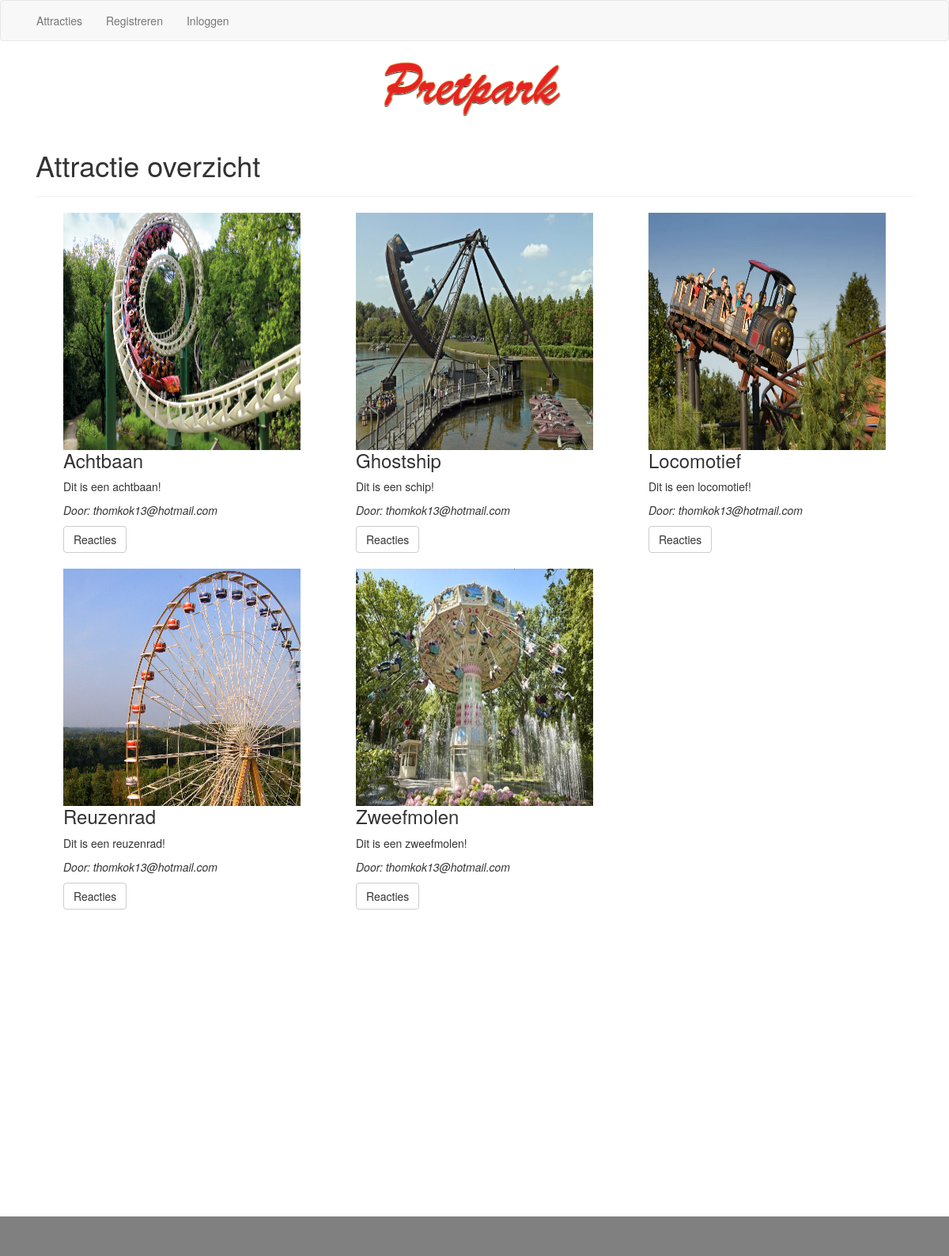
The page / on the database its author committed.
### tables this page shows
CREATE TABLE IF NOT EXISTS `attractie` (
  `idattractie` INT NOT NULL AUTO_INCREMENT,
  `idgebruiker` INT NOT NULL,
  `titel` VARCHAR(45) NOT NULL,
  `omschrijving` VARCHAR(250) NOT NULL,
  `urlfoto` LONGTEXT NULL,
  PRIMARY KEY (`idattractie`, `idgebruiker`),
  INDEX `attractie_gebruiker_idx` (`idgebruiker` ASC),
  CONSTRAINT `attractie_gebruiker`
    FOREIGN KEY (`idgebruiker`)
    REFERENCES `gebruiker` (`idgebruiker`)
    ON DELETE NO ACTION
    ON UPDATE NO ACTION);

CREATE TABLE IF NOT EXISTS `gebruiker` (
  `idgebruiker` INT NOT NULL AUTO_INCREMENT,
  `idrechten` INT NOT NULL,
  `naam` VARCHAR(45) NOT NULL,
  `tussenvoegsels` VARCHAR(45) NULL,
  `achternaam` VARCHAR(45) NOT NULL,
  `login` VARCHAR(45) NOT NULL,
  `wachtwoord` VARCHAR(200) NOT NULL,
  `avatar` LONGTEXT NULL,
  PRIMARY KEY (`idgebruiker`, `idrechten`),
  INDEX `gebruiker_rechten_idx` (`idrechten` ASC),
  CONSTRAINT `gebruiker_rechten`
    FOREIGN KEY (`idrechten`)
    REFERENCES `rechten` (`idrechten`)
    ON DELETE NO ACTION
    ON UPDATE NO ACTION);

### lib/AttractieLijst.php (called while the page is built, shortened)
<?php
include_once("lib/Attractie.php");
class AttractieLijst {
    private $attracties;
    public function __construct() {
        $this->attracties = array();
    }
    public function getAttracties() {
        return $this->attracties;
    }
    function selectAttracties() {
        $db = new Db();
        $conn = $db->getConnectie();
        $stmt = $conn->prepare("select * from attractie");
        $stmt->execute();
        $this->attracties = $stmt->fetchAll(PDO::FETCH_CLASS, "Attractie");
    }
}
?>

### lib/Attractie.php (called while the page is built, shortened)
<?php
include_once('lib/Gebruiker.php');
class Attractie {
    private $idattractie;
    private $idgebruiker;
    private $titel;
    private $omschrijving;
    private $urlfoto;
    public function getGebruikerById() {
        $db = new Db();
        $conn = $db->getConnectie();
        $stmt = $conn->prepare("SELECT * FROM gebruiker WHERE idgebruiker = :idgebruiker");
        $stmt->bindParam(':idgebruiker',$this->idgebruiker, PDO::PARAM_INT);
        $stmt->execute();
        $stmt->setFetchMode(PDO::FETCH_CLASS, 'Gebruiker');
        return $stmt->fetch();
    }
    public function getIdattractie() {
        return $this->idattractie;
    }
    public function getTitel() {
        return $this->titel;
    }
    public function getOmschrijving() {
        return $this->omschrijving;
    }
    public function getUrlfoto() {
        return $this->urlfoto;
    }
}
?>

### lib/Gebruiker.php (called while the page is built, shortened)
<?php
class Gebruiker {
    private $login;
    public function getLogin() {
        return $this->login;
    }
}

### index.php (the view, shortened to what this page needs)
<?php
include_once("lib/AttractieLijst.php");
$attractieLijst = new AttractieLijst();
$attractieLijst->selectAttracties();
$pagina = 'index';
include("layout/header.php");
?>
    <div class="container-fluid">
        <div class="page-header">
            <h1>Attractie overzicht</h1>
        </div>
        <?php foreach ($attractieLijst->getAttracties() as $key => $attractie) { ?>
            <div id="attractieDiv" class="col-xs-12 col-sm-6 col-lg-4">
                <div id="attractieImageDiv">
                    <img id="attractieImage" src="<?= htmlspecialchars($attractie->getUrlfoto()); ?>" alt="Attractie">
                </div>
                <div id="attractieTekstDiv">
                    <h3 id="attractieTitel"><?= htmlspecialchars($attractie->getTitel()); ?></h3>
                    <p><?= htmlspecialchars($attractie->getOmschrijving()); ?></p>
                </div>
                <div id="gemaaktDoorDiv">
                    <i>Door: <?= htmlspecialchars($attractie->getGebruikerById()->getLogin()); ?></i>
                </div>
                <div id="reactiesButtonDiv">
                    <a id="reactieButton" role="button" class="btn btn-default" href="attractie.php?id=<?= htmlspecialchars($attractie->getIdattractie()); ?>&idreactie=0">Reacties</a>
                </div>
            </div>
        <?php } ?>
    </div>
<?php
include("layout/footer.php");
?>

### layout/header.php (shortened to what this page needs)
<?php
include_once("lib/Gebruiker.php");
include_once("lib/Winkelwagen.php");
$gebruiker = new Gebruiker();
$gebruikers = $gebruiker->getGebruikers();
?>
<!DOCTYPE html>
<html>
<head>
    <link rel="stylesheet" href="https://maxcdn.bootstrapcdn.com/bootstrap/3.3.6/css/bootstrap.min.css"
>
    <link rel="stylesheet" href="css/header.css">
    <link rel="stylesheet" href="css/footer.css">
    <?php if ($pagina === 'beheerder') { ?>
        <link rel="stylesheet" href="css/beheerder.css">
    <?php } else if ($pagina === 'attractie') { ?>
        <link rel="stylesheet" href="css/attractie.css">
    <?php } else if ($pagina === 'profiel') { ?>
        <link rel="stylesheet" href="css/formProfiel.css">
    <?php } else if ($pagina === 'attractie') { ?>
        <link rel="stylesheet" href="css/index.css">
    <?php } else if ($pagina === 'winkel') { ?>
        <link rel="stylesheet" href="css/winkel.css">
    <?php } else if ($pagina === 'winkelwagen') { ?>
        <link rel="stylesheet" href="css/winkelwagen.css">
    <?php } else if ($pagina === 'product') { ?>
        <link rel="stylesheet" href="css/formProduct.css">
    <?php } else if ($pagina === 'index') { ?>
        <link rel="stylesheet" href="css/index.css">
    <?php } else if ($pagina === 'formAttractie') { ?>
        <link rel="stylesheet" href="css/formAttractie.css">
    <?php } else if ($pagina === 'formAttractieToevoegen') { ?>
        <link rel="stylesheet" href="css/formAttractieToevoegen.css">
    <?php } else if ($pagina === 'voorraad') { ?>
        <link rel="stylesheet" href="css/formWinkel.css">
    <?php } else if ($pagina === 'login') { ?>
        <link rel="stylesheet" href="css/login.css">
    <?php } ?>
</head>
<body>
<nav class="navbar navbar-default">
    <div class="container-fluid">
        <div id="navbar" class="navbar-collapse collapse">
            <ul class="nav navbar-nav">
                <li <?php if ($pagina === 'attractie') { ?> class="active" <?php } ?> ><a href="index.php">Attracties</a></li>
                <?php if (!isset($_SESSION['login'])) { ?>
                    <li <?php if ($pagina === 'registreren') { ?> class="active" <?php } ?> ><a href="registreren.php">Registreren</a></li>
                <?php } ?>
                <?php if (isset($_SESSION['login'])) { ?>
                    <li><a href="loguit.php">Uitloggen</a></li>
                    <li <?php if ($pagina === 'profiel') { ?> class="active" <?php } ?>><a id="profiel" href="formProfiel.php?id=<?php foreach ($gebruikers as $key => $geb) {
                            if ($_SESSION['login']['idgebruiker'] == $geb->getIdgebruiker()) {
                                echo htmlspecialchars($geb->getIdgebruiker());
                            }
                        } ?>">
                            <img id="profielAfbeelding" src="<?= htmlspecialchars($user->getAvatar()); ?>" alt="<?= htmlspecialchars($user->getLogin()); ?>">
                            <p id="profielnaam"><?= htmlspecialchars($_SESSION['login']['login']); ?></p></a></li>
                <?php } else { ?>
                    <li <?php if ($pagina === 'login') { ?> class="active" <?php } ?>><a href="login.php">Inloggen</a>
                    </li>
                <?php } ?>
            </ul>
        </div>
    </div>
</nav>
<img src="img/pretpark_logo.png" id="pretparkLogo" class="img-responsive" alt="logo pretpark">
<div class="container wrapper">

### layout/footer.php (shortened to what this page needs)
</div>
<footer></footer>
</body>
</html>

### css/header.css (style rules this page uses)
#pretparkLogo { width: 20%; margin: auto; }

### css/footer.css (style rules this page uses)
footer { bottom: 0; width: 100%; height: 50px; margin-top:368px; background-color: gray; color: white; text-align: center; }

### css/index.css (style rules this page uses)
#reactieButton { margin-top: 10px; }
#attractieDiv { margin-bottom:20px; text-align: -webkit-center; }
#attractieImageDiv { max-width: 300px; }
#attractieImage { width: 300px; height: 300px; }
#attractieTekstDiv { max-width: 300px; text-align: initial; }
#attractieTitel { margin-top: 0; }
#gemaaktDoorDiv { max-width: 300px; text-align: initial; }
#reactiesButtonDiv { max-width: 300px; text-align: initial; }

### rows shown on the page
attractie: urlfoto (picture), titel "Achtbaan", omschrijving "Dit is een achtbaan!", gebruiker.login "thomkok13@hotmail.com"
attractie: urlfoto (picture), titel "Ghostship", omschrijving "Dit is een schip!", gebruiker.login "thomkok13@hotmail.com"
attractie: urlfoto (picture), titel "Locomotief", omschrijving "Dit is een locomotief!", gebruiker.login "thomkok13@hotmail.com"
attractie: urlfoto (picture), titel "Reuzenrad", omschrijving "Dit is een reuzenrad!", gebruiker.login "thomkok13@hotmail.com"
attractie: urlfoto (picture), titel "Zweefmolen", omschrijving "Dit is een zweefmolen!", gebruiker.login "thomkok13@hotmail.com"
